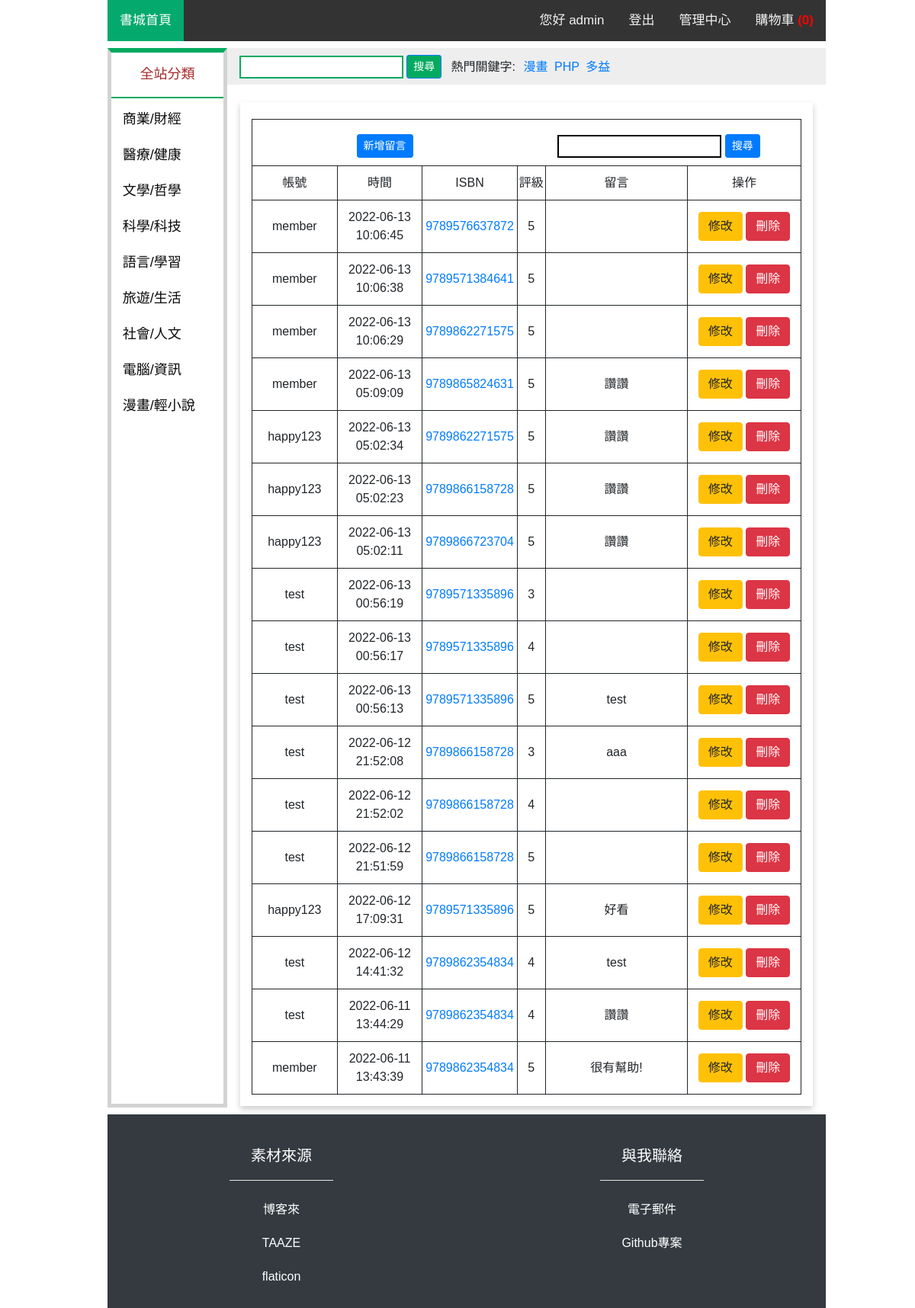
Page /admin_comment.php (signed in) on the committed database.
### tables this page shows
CREATE TABLE `comment` (
  `account` varchar(20) NOT NULL,
  `time` datetime NOT NULL,
  `rate` int(11) NOT NULL,
  `content` text DEFAULT NULL,
  `isbn` varchar(13) NOT NULL
);

### admin_comment.php (the view, shortened to what this page needs)
<!DOCTYPE html>
<html lang="en">
<head>
    <?php include("import.php");?>
</head>
<body>
    <div class="container-fulid">
        <?php include("topnav.php"); ?>
        <div class="row" style="margin-top: 1%;">
            <?php include("sidebar.php"); ?>
            <div class="col-12 col-lg-10">
                <div class="row">
                    <?php include("searchbar.php"); ?>
                </div>
                <div class="row list" style="margin-top: 2%;">
                    <div class="col-12">
                        <table class="admintb" style="width:100%;">
                            <tr>
                                <td colspan="3" style="border:none;"><a href="admin_comment_add.php"><button class="btn btn-primary btn-sm" style="vertical-align: top; margin-top: 9px;">新增留言</button></a></td>
                                <td colspan="3" style="border:none;">
                                    <form id="ad" name="ad" action="" method="POST">
                                        <input type="text" class="form searchbar" style="margin-top: 10px; border: 2px solid;" name="adsearch">
                                        <button type="submit" class="btn btn-primary btn-sm" style="vertical-align: top; margin-top: 9px;">搜尋</button>
                                    </form>
                                </td>
                            </tr>
                    <?php
                    $link = mysqli_connect("localhost", "root", "root123456", "group_07") or die("無法開啟MySQL資料庫連結!<br>");
                    mysqli_query($link, 'SET CHARACTER SET utf8');
                    mysqli_query($link, "SET collation_connection = 'utf8_unicode_ci'");
                    if (isset($_POST['adsearch'])) {
                        $s = $_POST['adsearch'];
                        $result = mysqli_query($link, "SELECT * FROM comment WHERE account like '%$s%' OR time like '%$s%' OR rate like '%$s%' OR content like '%$s%' OR isbn like '%$s%' ORDER BY time DESC");
                        echo '
                                    <tr>
                                        <td style="width:15%;">帳號</td>
                                        <td style="width:15%;">時間</td>
                                        <td style="width:15%;">ISBN</td>
                                        <td style="width:5%;">評級</td>
                                        <td style="width:25%;">留言</td>
                                        <td style="width:20%;">操作</td>
                                    </tr>';
                            while ($row = mysqli_fetch_assoc($result)) {
                                echo '
                                    <tr>
                                        <td>'.$row['account'].'</td>
                                        <td>'.$row['time'].'</td>
                                        <td>
                                            <a href="products.php?id='.$row['isbn'].'#comment">'.$row['isbn'].'</a>
                                        </td>
                                        <td>'.$row['rate'].'</td>
                                        <td>'.$row['content'].'</td>
                                        <td>
                                            <a href="admin_comment_modify.php?id='.$row['account'].'&time='.$row['time'].'"><button type="button" class="btn btn-warning">修改</button></a>
                                            <a href="admin_comment_verify.php?id='.$row['account'].'&time='.$row['time'].'&op=2"><button type="button" class="btn btn-danger">刪除</button></a>
                                        </td>
                                    </tr>
                                ';
                            }
                        echo '
                                </table>
                            </div>';
                        mysqli_free_result($result);
                    }
                    else {
                        $result = mysqli_query($link, "SELECT * FROM comment ORDER BY time DESC");
                        echo '
                                    <tr>
                                        <td style="width:15%;">帳號</td>
                                        <td style="width:15%;">時間</td>
                                        <td style="width:15%;">ISBN</td>
                                        <td style="width:5%;">評級</td>
                                        <td style="width:25%;">留言</td>
                                        <td style="width:20%;">操作</td>
                                    </tr>';
                            while ($row = mysqli_fetch_assoc($result)) {
                                echo '
                                    <tr>
                                        <td>'.$row['account'].'</td>
                                        <td>'.$row['time'].'</td>
                                        <td>
                                            <a href="products.php?id='.$row['isbn'].'#comment">'.$row['isbn'].'</a>
                                        </td>
                                        <td>'.$row['rate'].'</td>
                                        <td>'.$row['content'].'</td>
                                        <td>
                                            <a href="admin_comment_modify.php?id='.$row['account'].'&time='.$row['time'].'"><button type="button" class="btn btn-warning">修改</button></a>
                                            <a href="admin_comment_verify.php?id='.$row['account'].'&time='.$row['time'].'&op=2"><button type="button" class="btn btn-danger">刪除</button></a>
                                        </td>
                                    </tr>
                                ';
                            }
                        echo '
                                </table>
                            </div>';
                    }
                    ?>
                </div>
            </div>
        </div>
        <?php include("footer.php"); ?>
    </div>
</body>
</html>

### css/style.css (style rules this page uses)
body { font-family: 'Noto Sans TC', sans-serif, '微軟正黑體'; padding: 0px; }
@media only screen and (min-width: 900px) { body { width: 76%; margin-left: 13%; } }
.admintb, .admintb tr, .admintb td { padding: 2px; padding-top: 10px; padding-bottom: 10px; border-collapse: collapse; border: solid 1px; text-align: center; }

### css/cart.css (style rules this page uses)
.list { padding-top: 3%; padding-bottom: 2%; box-shadow: 0 4px 8px 0 rgba(0, 0, 0, 0.2); text-align: center; margin: 2px; }

### rows in the picture
comment: account "member", time "2022-06-13 10:06:45", isbn "9789576637872", rate "5"
comment: account "member", time "2022-06-13 10:06:38", isbn "9789571384641", rate "5"
comment: account "member", time "2022-06-13 10:06:29", isbn "9789862271575", rate "5"
comment: account "member", time "2022-06-13 05:09:09", isbn "9789865824631", rate "5", content "讚讚"
comment: account "happy123", time "2022-06-13 05:02:34", isbn "9789862271575", rate "5", content "讚讚"
comment: account "happy123", time "2022-06-13 05:02:23", isbn "9789866158728", rate "5", content "讚讚"
comment: account "happy123", time "2022-06-13 05:02:11", isbn "9789866723704", rate "5", content "讚讚"
comment: account "test", time "2022-06-13 00:56:19", isbn "9789571335896", rate "3"
comment: account "test", time "2022-06-13 00:56:17", isbn "9789571335896", rate "4"
comment: account "test", time "2022-06-13 00:56:13", isbn "9789571335896", rate "5", content "test"
comment: account "test", time "2022-06-12 21:52:08", isbn "9789866158728", rate "3", content "aaa"
comment: account "test", time "2022-06-12 21:52:02", isbn "9789866158728", rate "4"
comment: account "test", time "2022-06-12 21:51:59", isbn "9789866158728", rate "5"
comment: account "happy123", time "2022-06-12 17:09:31", isbn "9789571335896", rate "5", content "好看"
comment: account "test", time "2022-06-12 14:41:32", isbn "9789862354834", rate "4", content "test"
comment: account "test", time "2022-06-11 13:44:29", isbn "9789862354834", rate "4", content "讚讚"
comment: account "member", time "2022-06-11 13:43:39", isbn "9789862354834", rate "5", content "很有幫助!"

### other values in the picture
$_SESSION['cnt'] "0"
$_SESSION['account'] "admin"
